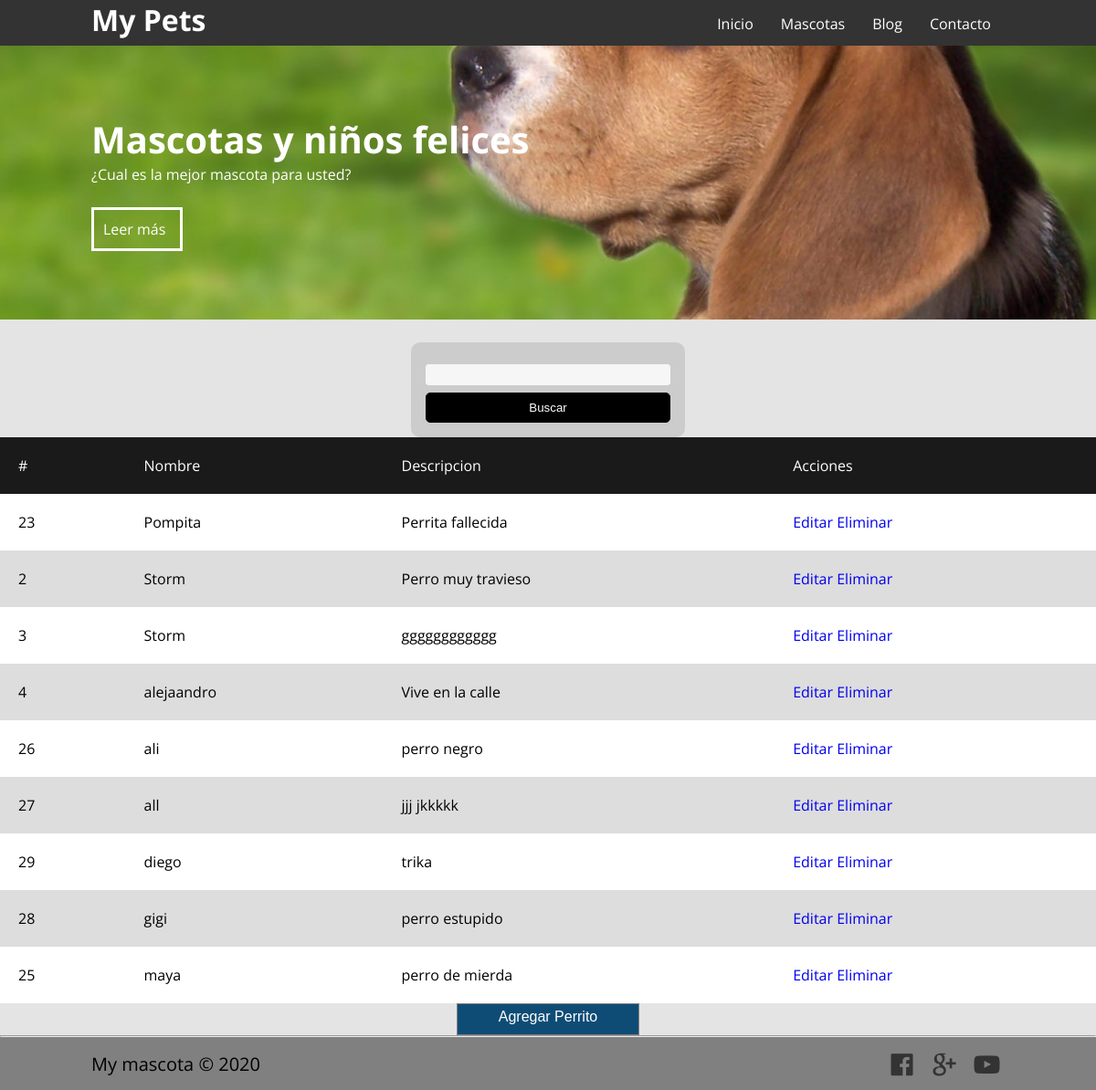
/mascota-list/, run on the app's committed database.
### appPerritos/models.py (models this page shows)
class Mascota(models.Model):
    nombre = models.CharField(max_length=200)
    descripcion = models.TextField()
    imagen = models.ImageField(default = 'null')
    registrado = models.BooleanField()
    creado = models.DateTimeField(auto_now_add=True)
    actualizado = models.DateTimeField(auto_now=True)

### appPerritos/views.py (the view)
# urls.py: path('mascota-list/',views.mascota_list, name="mascota_listar"),
def mascota_list(request):
   mascota = Mascota.objects.all().order_by('nombre')
   contexto = {
      'mascotas':mascota
   }
   return render(request, "mascota_list.html", contexto)

### appPerritos/templates/mascota_list.html (shortened to what this page needs)
{% extends 'layout.html' %}
{% block contenedor %}
<form action="/buscar/" method="GET">
    <input type="text" name="msct">
    <input type="submit" value="Buscar">
</form>
<table class="table table-bordered">
    <thead>
        <tr>
            <td>#</td>
            <td>Nombre</td>
            <td>Descripcion</td>
            <td>Acciones</td>
        </tr>
    </thead>
    <tbody>
        {% if mascotas %}
            {% for mascota in mascotas %}
                <tr>
                    <td>{{mascota.id}}</td>
                    <td>{{mascota.nombre}}</td>
                    <td>{{mascota.descripcion}}</td>
                    <td>
                        <a class="btn btn_info editar" href="/edit/{{ mascota.id }}">Editar</a>
                        <a class="btn btn_danger" href="/delete/{{ mascota.id }}">Eliminar</a>
                    </td>
                </tr>
            {% endfor %}
        {% else %}
            <p>No hay registro de mascotas</p>
        {% endif %}
    </tbody>
</table>
    <a class="btn_agregar" href="/add_perrito/">Agregar Perrito</a>
    <hr>
{% endblock %}

### appPerritos/templates/layout.html (shortened to what this page needs)
<!DOCTYPE html>
<html lang="es">
<head>
    <link rel="stylesheet" href="../static/css/fontello.css">
    <link rel="stylesheet" href="../static/css/style-inicio.css">
    <link rel="stylesheet" href="../static/css/adopcion.css">
</head>
<body>
    <header>
        <div class="contenedor">
            <h1 class="icon-dog">My Pets</h1>
                <nav class="menu">
                    <a href="/">Inicio</a>
                    <a href="/mascota-list">Mascotas</a>
                    <a href="#">Blog</a>
                    <a href="#">Contacto</a>
                </nav>
        </div>
    </header>
    <section id="banner">
            <img src="../static/img/baner.jpg" alt="imagen de banner">
            <div class="contenedor">
                <h2>Mascotas y niños felices</h2>
                <p>¿Cual es la mejor mascota para usted?</p>
                <a href="#">Leer más</a>
            </div>
        </section>
    {% block contenedor %}
    {% endblock %}
    <footer>
        <div class="contenedor">
            <p class="copy">My mascota &copy; 2020</p>
            <div class="sociales">
                <a class="icon-facebook-official" href=""></a>
                <a class="icon-gplus" href="#"></a>
                <a class="icon-youtube-play" href="#"></a>
            </div>
        </div>
    </footer>
</body>
</html>

### appPerritos/static/css/style-inicio.css (style rules this page uses)
* { margin: 0; padding: 0; box-sizing: border-box; }
body { font-family: 'Open Sans', sans-serif; }
header { width: 100%; height: 50px; background: #333; color: #fff; position: fixed; top: 0; left: 0; z-index: 100; }
.contenedor { width: 98%; margin: auto; }
h1 { float: left; }
header .contenedor { display: block; }
section { width: 100%; margin-bottom: 25px; }
footer { background: grey; padding: 10px; }
footer .contenedor { display: flex; flex-wrap: wrap; justify-content: center; align-items: center; }
.copy { font-size: 20px; }
.sociales { width: 100%; text-align: center; font-size: 28px; }
.sociales a { color: #333; text-decoration: none; }
@media (min-width:760px) { .sociales { width: auto; } }
@media (min-width:760px) { footer .contenedor { justify-content: space-between; } }
@media (min-width:1024px) { .contenedor { width: 1000px; } }

### appPerritos/static/css/adopcion.css (style rules this page uses)
body { background: #e4e4e4; }
form { width:300px; padding:16px; border-radius:10px; margin:auto; background-color:#ccc; }
form input[type="text"] { width:100%; padding:3px 10px; border:1px solid #f6f6f6; border-radius:3px; background-color:#f6f6f6; margin:8px 0; display:inline-block; }
form input[type="submit"] { width:100%; padding:8px 16px; border:1px solid #000; border-radius:5px; display:block; color:#fff; background-color:#000; }

### appPerritos/static/css/menu.css (style rules this page uses)
.menu { position: absolute; top: 50px; left: 0; width: 100%; height: 100vh; background: rgba(51,51,51,0.9); transition: all 0.5s; transform: translateX(-100%); }
.menu a { display: block; color: #fff; height: 50px; text-decoration: none; padding: 15px; border-bottom: 1px solid rgba(255,255,255,0.5); }
@media (min-width:1024px) { .menu { position: static; width: auto; height: auto; transform: translateX(0); float: right; display: flex; } }
@media (min-width:1024px) { .menu a { border: none; } }

### appPerritos/static/css/banner.css (style rules this page uses)
#banner { margin-top: 50px; position: relative; }
#banner img { width: 100%; height: 100%; }
#banner .contenedor { position: absolute; top: 50%; left: 50%; transform: translateX(-50%) translateY(-50%); color: #fff; }
#banner h2 { font-size: 28px; }
#banner a { display: block; width: 100px; color: #fff; text-decoration: none; padding: 10px; margin-top: 10px; border: 3px solid #fff; }
@media (min-width:480px) { #banner h2 { font-size: 40px; } }
@media (min-width:480px) { #banner a { margin-top: 25px; } }
@media (min-width:768px) { #banner { height: 300px; overflow: hidden; } }
@media (min-width:768px) { #banner img { height: auto; margin-top: -100px; } }
@media (min-width:1024px) { #banner img { margin-top: -200px; } }

### appPerritos/static/css/busqueda_mascota.css (style rules this page uses)
a { text-decoration: none; }
table { background-color: white; text-align: left; border-collapse: collapse; width:100%; }
th, td { padding: 20px; }
.btn_agregar { display: block; border: 1px solid gray; width: 200px; height: 35px; text-align: center; padding-top: 5px; margin: 20px; color: white; margin:auto ; background-color: #0f4c75; font-family: Arial, Helvetica, sans-serif; }
thead { background-color: #1a1a1a; color: white; }
tr:nth-child(even) { background-color: #ddd; }

### data on the page
Mascota: id "23", nombre "Pompita", descripcion "Perrita fallecida"
Mascota: id "2", nombre "Storm", descripcion "Perro muy travieso"
Mascota: id "3", nombre "Storm", descripcion "gggggggggggg"
Mascota: id "4", nombre "alejaandro", descripcion "Vive en la calle"
Mascota: id "26", nombre "ali", descripcion "perro negro"
Mascota: id "27", nombre "all", descripcion "jjj jkkkkk"
Mascota: id "29", nombre "diego", descripcion "trika"
Mascota: id "28", nombre "gigi", descripcion "perro estupido"
Mascota: id "25", nombre "maya", descripcion "perro de mierda"
